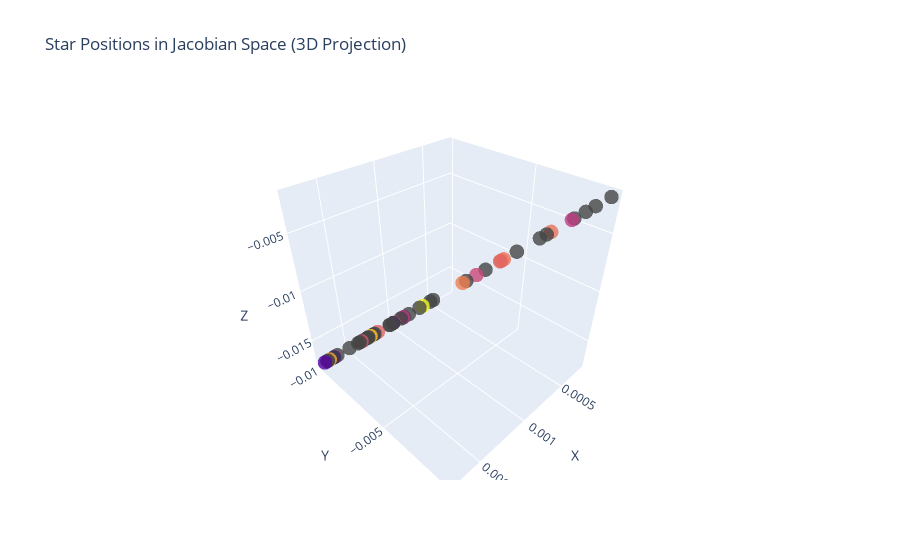
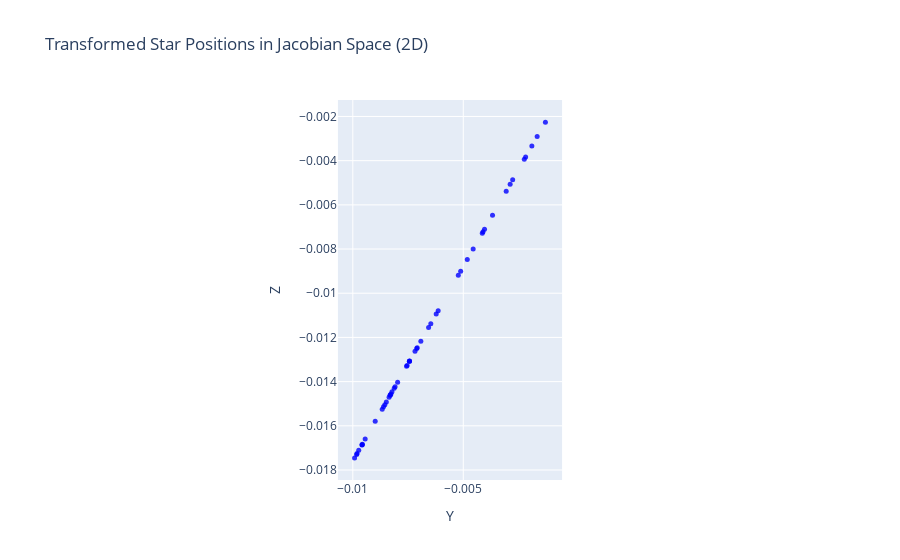

The notebook cell these images were saved under, in order:
### Code cell
import numpy as np
import plotly.graph_objects as go
from astropy.coordinates import SkyCoord
from astropy import units as u
from astroquery.gaia import Gaia
from scipy.stats import linregress

# Query Gaia data
coord = SkyCoord(ra=280, dec=-60, unit=(u.degree, u.degree))
width = u.Quantity(0.1, u.deg)
height = u.Quantity(0.1, u.deg)
r = Gaia.query_object_async(coordinate=coord, width=width, height=height)

# Extract relevant columns
ra = r['ra']
dec = r['dec']
distance = r['dist']
starColor = r['']

# Convert to radians
ra_rad = np.radians(ra)
dec_rad = np.radians(dec)

# Convert spherical coordinates to Cartesian coordinates
x = distance * np.cos(dec_rad) * np.cos(ra_rad)
y = distance * np.cos(dec_rad) * np.sin(ra_rad)
z = distance * np.sin(dec_rad)

# Perform linear regression to find the line of best fit in the xy plane
slope, intercept, _, _, _ = linregress(x, y)

# Calculate the direction vector of the line of best fit
direction_vector = np.array([1, slope, 0])
direction_vector /= np.linalg.norm(direction_vector)

# Calculate the normal vector to the line of best fit
normal_vector = np.cross(direction_vector, np.array([0, 0, 1]))
normal_vector /= np.linalg.norm(normal_vector)

# Calculate the Jacobian matrix for the transformation
jacobian_matrix = np.eye(3) - np.outer(normal_vector, normal_vector)

# Transform the points using the Jacobian matrix
transformed_points = np.dot(jacobian_matrix, np.vstack((x, y, z)))

# Extract the transformed coordinates
x_transformed = transformed_points[0, :]
y_transformed = transformed_points[1, :]
z_transformed = transformed_points[2, :]

# Create a 3D scatter plot with the transformed points
fig = go.Figure()

# Add the transformed points to the plot
fig.add_trace(go.Scatter3d(
    x=x_transformed, y=y_transformed, z=z_transformed,
    mode='markers',
    marker=dict(
        size=5,
        color=starColor,  # Use a different color for the transformed points
        opacity=0.8
    ),
    name='Transformed Points'
))

fig.update_layout(
    title='Star Positions in Jacobian Space (3D Projection)',
    scene=dict(
        xaxis_title='X',
        yaxis_title='Y',
        zaxis_title='Z',
        aspectmode='manual',
        aspectratio=dict(x=1, y=1, z=1)
    )
)

fig.show()

# Create a 2D scatter plot with the transformed points
fig_2d = go.Figure()

# Add the transformed points to the 2D plot
fig_2d.add_trace(go.Scatter(
    x=y_transformed, y=z_transformed,
    mode='markers',
    marker=dict(
        size=5,
        color='blue',  # Use a different color for the transformed points
        opacity=0.8
    ),
    name='Transformed Points'
))

fig_2d.update_layout(
    title='Transformed Star Positions in Jacobian Space (2D)',
    xaxis_title='Y',
    yaxis_title='Z',
    yaxis=dict(scaleanchor="x", scaleratio=1),  # Ensure the y-axis is scaled to the x-axis
    xaxis=dict(constrain='domain'),  # Ensure the x-axis is constrained to the domain
)

fig_2d.show()

### Figure 1 — Plotly figure (JSON) as saved in the notebook; plotly's stock layout.template omitted (floating-point values rounded to 4 significant figures)
{"data": [{"marker": {"color": [null, null, null, null, 4926.0, 5295.0, null, null, null, 5299.0, 5307.0, 5201.0, null, 5011.0, null, 5375.0, null, null, 6020.0, null, null, null, 4868.0, null, 5217.0, 4197.0, null, null, null, 5195.0, null, null, 5736.0, 5697.0, null, null, null, null, 5110.0, null, null, null, null, 4565.0, 3986.0, null, 5590.0, null, null, 4293.0], "opacity": 0.8, "size": 5}, "mode": "markers", "name": "Transformed Points", "type": "scatter3d", "x": [0.0002259, 0.0002916, 0.0003339, 0.0003836, 0.0003943, 0.0004868, 0.0005071, 0.0005386, 0.0006475, 0.0007112, 0.0007231, 0.000729, 0.0008018, 0.0008487, 0.0009014, 0.0009202, 0.001081, 0.001097, 0.00114, 0.001157, 0.001219, 0.001248, 0.001252, 0.001265, 0.001309, 0.00131, 0.00131, 0.001328, 0.001333, 0.001404, 0.001424, 0.001431, 0.001449, 0.001457, 0.001462, 0.001464, 0.001472, 0.001494, 0.001506, 0.001516, 0.001527, 0.001583, 0.001663, 0.001685, 0.001688, 0.001688, 0.001714, 0.001727, 0.001731, 0.001747], "y": [-0.001282, -0.001655, -0.001896, -0.002178, -0.002239, -0.002764, -0.002879, -0.003058, -0.003676, -0.004038, -0.004105, -0.004139, -0.004552, -0.004819, -0.005118, -0.005225, -0.006136, -0.006226, -0.00647, -0.00657, -0.00692, -0.007085, -0.007106, -0.007185, -0.007431, -0.007439, -0.007438, -0.007542, -0.007567, -0.007971, -0.008087, -0.008126, -0.008227, -0.008274, -0.008302, -0.008313, -0.008358, -0.008483, -0.00855, -0.008609, -0.008669, -0.008986, -0.00944, -0.009564, -0.009582, -0.009581, -0.009731, -0.009807, -0.009826, -0.009919], "z": [-0.002255, -0.002911, -0.003334, -0.00383, -0.003936, -0.004862, -0.005062, -0.005379, -0.006467, -0.007104, -0.007223, -0.007282, -0.008003, -0.008478, -0.009004, -0.009185, -0.01079, -0.01094, -0.01138, -0.01155, -0.01218, -0.01247, -0.0125, -0.01263, -0.01306, -0.01308, -0.01308, -0.01327, -0.0133, -0.01402, -0.01423, -0.0143, -0.01446, -0.01456, -0.01461, -0.01461, -0.0147, -0.01493, -0.01505, -0.01513, -0.01525, -0.01579, -0.01659, -0.01683, -0.01686, -0.01686, -0.0171, -0.01725, -0.0173, -0.01745]}], "layout": {"scene": {"aspectmode": "manual", "aspectratio": {"x": 1, "y": 1, "z": 1}, "xaxis": {"title": {"text": "X"}}, "yaxis": {"title": {"text": "Y"}}, "zaxis": {"title": {"text": "Z"}}}, "title": {"text": "Star Positions in Jacobian Space (3D Projection)"}}}

### Figure 2 — Plotly figure (JSON) as saved in the notebook; plotly's stock layout.template omitted (floating-point values rounded to 4 significant figures)
{"data": [{"marker": {"color": "blue", "opacity": 0.8, "size": 5}, "mode": "markers", "name": "Transformed Points", "type": "scatter", "x": [-0.001282, -0.001655, -0.001896, -0.002178, -0.002239, -0.002764, -0.002879, -0.003058, -0.003676, -0.004038, -0.004105, -0.004139, -0.004552, -0.004819, -0.005118, -0.005225, -0.006136, -0.006226, -0.00647, -0.00657, -0.00692, -0.007085, -0.007106, -0.007185, -0.007431, -0.007439, -0.007438, -0.007542, -0.007567, -0.007971, -0.008087, -0.008126, -0.008227, -0.008274, -0.008302, -0.008313, -0.008358, -0.008483, -0.00855, -0.008609, -0.008669, -0.008986, -0.00944, -0.009564, -0.009582, -0.009581, -0.009731, -0.009807, -0.009826, -0.009919], "y": [-0.002255, -0.002911, -0.003334, -0.00383, -0.003936, -0.004862, -0.005062, -0.005379, -0.006467, -0.007104, -0.007223, -0.007282, -0.008003, -0.008478, -0.009004, -0.009185, -0.01079, -0.01094, -0.01138, -0.01155, -0.01218, -0.01247, -0.0125, -0.01263, -0.01306, -0.01308, -0.01308, -0.01327, -0.0133, -0.01402, -0.01423, -0.0143, -0.01446, -0.01456, -0.01461, -0.01461, -0.0147, -0.01493, -0.01505, -0.01513, -0.01525, -0.01579, -0.01659, -0.01683, -0.01686, -0.01686, -0.0171, -0.01725, -0.0173, -0.01745]}], "layout": {"title": {"text": "Transformed Star Positions in Jacobian Space (2D)"}, "xaxis": {"constrain": "domain", "title": {"text": "Y"}}, "yaxis": {"scaleanchor": "x", "scaleratio": 1, "title": {"text": "Z"}}}}
